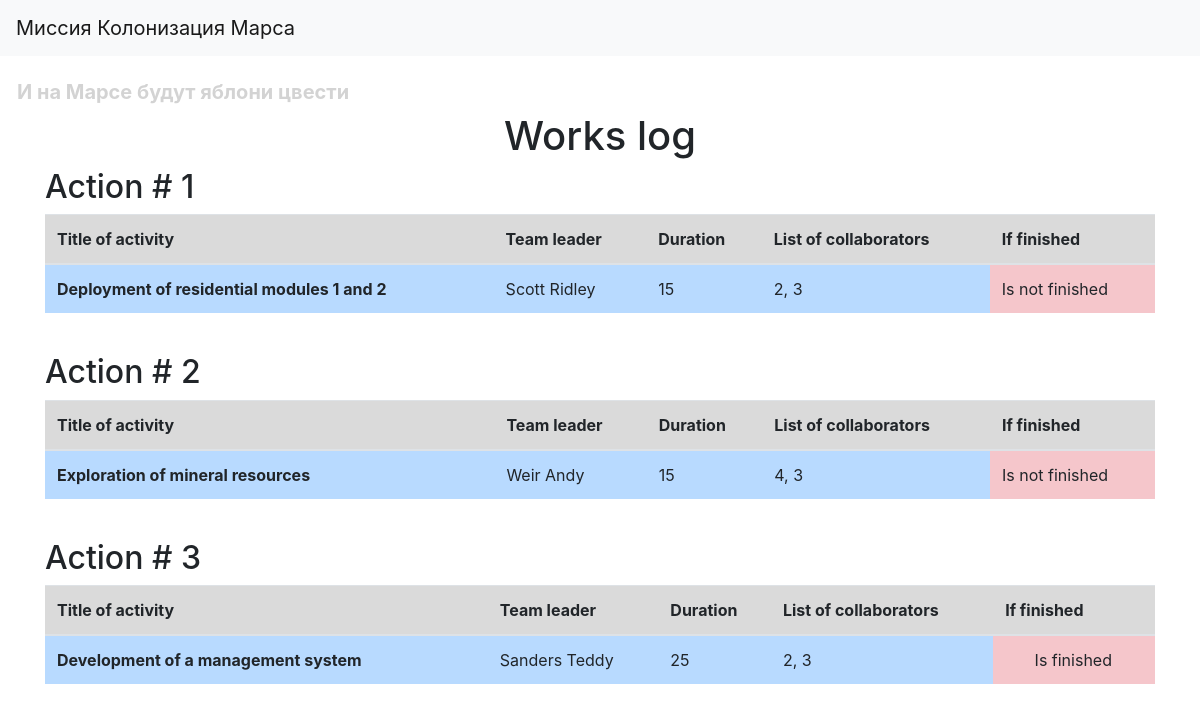
The page / on the database its author committed.
### data/users.py (models this page shows)
class User(SqlAlchemyBase):
    __tablename__ = 'users'
    id = sqlalchemy.Column(sqlalchemy.Integer,
                           primary_key=True, autoincrement=True)
    title_of_activity = sqlalchemy.Column(sqlalchemy.String)
    team_leader = sqlalchemy.Column(sqlalchemy.String)
    duration = sqlalchemy.Column(sqlalchemy.Integer)
    list_of_coll = sqlalchemy.Column(sqlalchemy.String)
    is_finished = sqlalchemy.Column(sqlalchemy.Boolean)

### server.py (the view)
@app.route('/')
def start_page():
    return render_template('index.html', lst=main())

### data/db_session.py (called while the page is built, shortened)
def global_init(db_file):
    global __factory
    if __factory:
        return

def create_session() -> Session:
    global __factory
    return __factory()

### main.py (called while the page is built)
def main():
    db_session.global_init("db/blogs.db")
    db_sess = db_session.create_session()
    users = db_sess.query(User).all()
    users_info = [(i.id, i.title_of_activity, i.team_leader, i.duration, i.list_of_coll, i.is_finished) for i in users]
    return users_info

### templates/index.html
{% extends "base.html" %}
{% block content %}
<h1 style="text-align: center">Works log</h1>
{% for i in lst %}
<h2>Action # {{ i[0] }}</h2>
<table class="table">
  <thead>
    <tr class="table-active">
      <th scope="col">Title of activity</th>
      <th scope="col">Team leader</th>
      <th scope="col">Duration</th>
      <th scope="col">List of collaborators</th>
      <th scope="col">If finished</th>
    </tr>
  </thead>
  <tbody>
    <tr>
      <th class="table-primary" scope="row">{{ i[1] }}</th>
      <td class="table-primary">{{ i[2] }}</td>
      <td class="table-primary">{{ i[3] }}</td>
      <td class="table-primary">{{ i[4] }}</td>
      <td class="table-danger">{{ 'ㅤㅤIs finished' if i[5] else 'Is not finished' }}</td>
    </tr>
  </tbody>
</table>
<br>
{% endfor %}
{% endblock %}

### templates/base.html (shortened to what this page needs)
<!doctype html>
<html lang="en">
<head>
    <link rel="stylesheet"
          href="https://stackpath.bootstrapcdn.com/bootstrap/4.4.1/css/bootstrap.min.css"
>
    <link rel="stylesheet" href="static/style.css" />
</head>
<body>
<header>
    <nav class="navbar navbar-light bg-light">
        <a class="navbar-brand" href="#">Миссия Колонизация Марса</a>
    </nav>
</header>
<h5 style="color: lightgray; margin-left: 17px;"><br><b>И на Марсе будут яблони цвести</b></h5>
<main role="main" class="container">
    {% block content %}{% endblock %}
</main>
</body>
</html>

### rows shown on the page
User: id "1", title_of_activity "Deployment of residential modules 1 and 2", team_leader "Scott Ridley", duration "15", list_of_coll "2, 3", is_finished "Is not finished"
User: id "2", title_of_activity "Exploration of mineral resources ㅤㅤㅤㅤㅤ", team_leader "Weir Andy", duration "15", list_of_coll "4, 3ㅤㅤㅤㅤ", is_finished "Is not finished"
User: id "3", title_of_activity "Development of a management systemㅤㅤ", team_leader "Sanders Teddy", duration "25", list_of_coll "2, 3", is_finished "ㅤㅤIs finished"
